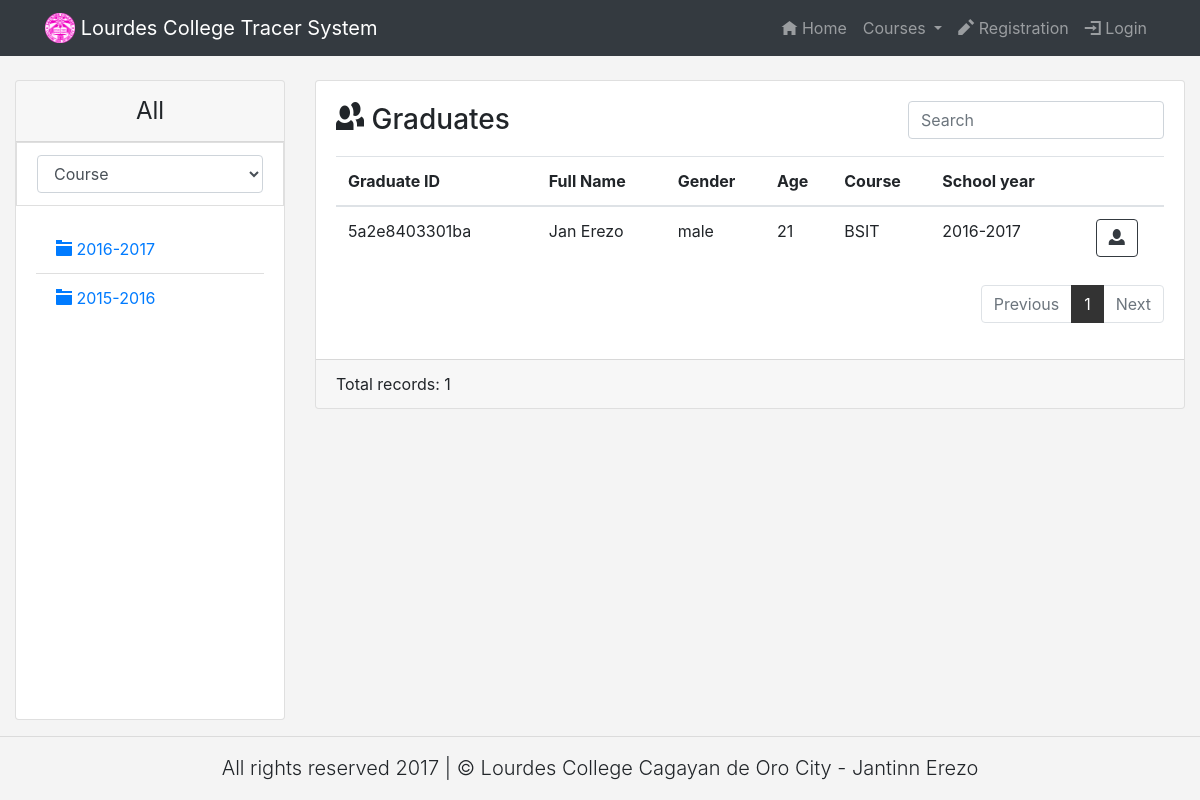
Screenshot of /home/graduates.php with the database file from the repository.
### tables this page shows
CREATE TABLE `tbl_graduates` (
  `graduate_id` varchar(255) NOT NULL,
  `lastname` varchar(255) NOT NULL,
  `firstname` varchar(255) NOT NULL,
  `gender` varchar(6) NOT NULL,
  `age` int(1) NOT NULL,
  `course_code` varchar(50) NOT NULL,
  `year_graduated` varchar(9) NOT NULL,
  `username` varchar(255) NOT NULL,
  `password` varchar(255) NOT NULL,
  `phone` varchar(11) NOT NULL,
  `img` varchar(255) DEFAULT 'avatar.png',
  `status` int(1) NOT NULL,
  `date_registered` datetime NOT NULL
);

### config/globals.php (called while the page is built, shortened)
<?php
    function graduates($pdo,$course = NULL, $year = NULL, $search = NULL){
         if(!IS_NULL($course) && $year == NULL && $search == NULL){
            $sql = 'SELECT* from tbl_graduates WHERE course_code = :course_code and status = 1';
            $stmt = $pdo->prepare($sql);
            $stmt->bindParam(':course_code', $course, PDO::PARAM_STR);
            $stmt->execute();
            if($stmt->rowCount() > 0){
                return $result = $stmt->fetchAll();
            }else{
                return false;
            }
            }
         else{
            $sql = 'SELECT* from tbl_graduates WHERE status = 1';
            $stmt = $pdo->prepare($sql);
            $stmt->execute();
            if($stmt->rowCount() > 0){
                return $result = $stmt->fetchAll();
            }else{
                return false;
            }
         }
    }
    function years($pdo,$course = FALSE){
        $sql = 'SELECT DISTINCT year_graduated from tbl_graduates ORDER BY year_graduated DESC';
        $stmt = $pdo->prepare($sql);
        $stmt->bindParam(':course_code', $course, PDO::PARAM_STR);
        $stmt->execute();
        if($stmt->rowCount() > 0){
            return $result = $stmt->fetchAll();
        }else{
            return false;
        }
    }

### home/graduates.php (the view, shortened to what this page needs)
<?php
    require_once('header.php');
    $course = '';
    $graduates = graduates($pdo);
    $years = years($pdo);
    if(isset($_GET['course'])){
        $course = $_GET['course'];
    }else{
        $course = 'All';
    }
?>
<div class="container-fluid">
    <br>
    <div class="row">
        <div class="col-md-3">
        <div class="card index">
            <div class="card-header text-center">
                <?php if(!$course == ''): ?>
                     <?php echo $course;?>
                <?php else: ?>
                   <p class="lead">All</p>
                <?php endif;?>
            </div>
            <li class="list-group-item">  <select id="course" class="form-control" required>
                        <option value="">Course</option>
                    </select>   </li>
            <div class="card-body index-body">
            <ul class="list-group list-group-flush">
                <?php if($years): ?>
                <?php foreach($years as $year):?>
                    <a class="list-group-item year"  href="#!" data-year="<?php echo $year->year_graduated;?>"><span class="oi oi-folder"></span> <?php echo $year->year_graduated;?></a>
                <?php endforeach;?>
                 <?php endif;?>
            </ul>
            </div>
        </div>
        </div>
        <div class="col-md-9">
            <div class="card">
                    <div class="card-body">
                        <div class="row">
                            <div class="col-md-4">
                               <h3><span class="oi oi-people"></span> Graduates</h3>
                            </div>
                            <div class="col-md-4">
                            </div>
                            <div class="col-md-4">
                                <div class="form-group text-right">
                                    <input type="text" class="form-control" placeholder="Search" id="search" required>
                                </div>
                            </div>
                        </div>
                        <?php if($graduates):?>
                            <div class="table-responsive">
                                <table class="table" id="graduate">
                                    <thead>
                                        <th>Graduate ID</th>
                                        <th>Full Name</th>
                                        <th>Gender</th>
                                        <th>Age</th>
                                        <th>Course</th>
                                        <th>School year</th>
                                        <th></th>
                                    </thead>
                                    <tbody>
                                        <?php foreach($graduates as $graduate):?>
                                            <tr>
                                                <td><?php echo $graduate->graduate_id;?></td>
                                                <td><?php echo $graduate->firstname . ' ' .$graduate->lastname ;?></td>
                                                <td><?php echo $graduate->gender;?></td>
                                                <td><?php echo $graduate->age;?></td>
                                                <td><?php echo $graduate->course_code;?></td>
                                                <td><?php echo $graduate->year_graduated;?></td>
                                                <td><a href="view_profile.php?graduate_id=<?php echo $graduate->graduate_id;?>" class="btn btn-outline-dark"><span class="oi oi-person"></span></a></td>
                                            </tr>
                                        <?php endforeach;?>
                                    </tbody>
                                </table>
                            </div>
                        <?php else: ?>
                            <div class="alert alert-warning text-center">
                                No records found
                            </div>
                        <?php endif;?>
                    </div>
                    <div class="card-footer">
                            Total records: <?php if($graduates): ?>
                                     <?php echo count($graduates);?>
                                <?php else: ?>
                                         0
                                <?php endif;?>
                    </div>
                </div>
            </div>
    </div>
</div>
<hr>
<?php require_once('footer.php');?>

### resources/css/style.css (style rules this page uses)
body { background-color: #f4f4f4; }
.index { height: 80vh; }
.index .card-header { font-size: 1.5em; }
.index-body { height: 80vh; overflow-y: scroll; }

### rows the page displays
tbl_graduates: graduate_id "5a2e8403301ba", firstname "Jan", lastname "Erezo", gender "male", age "21", course_code "BSIT", year_graduated "2016-2017"

### other values shown
$course "All"
$year->year_graduated "2016-2017"
$year->year_graduated "2015-2016"
count($graduates) "1"
Date('Y') "2017"
